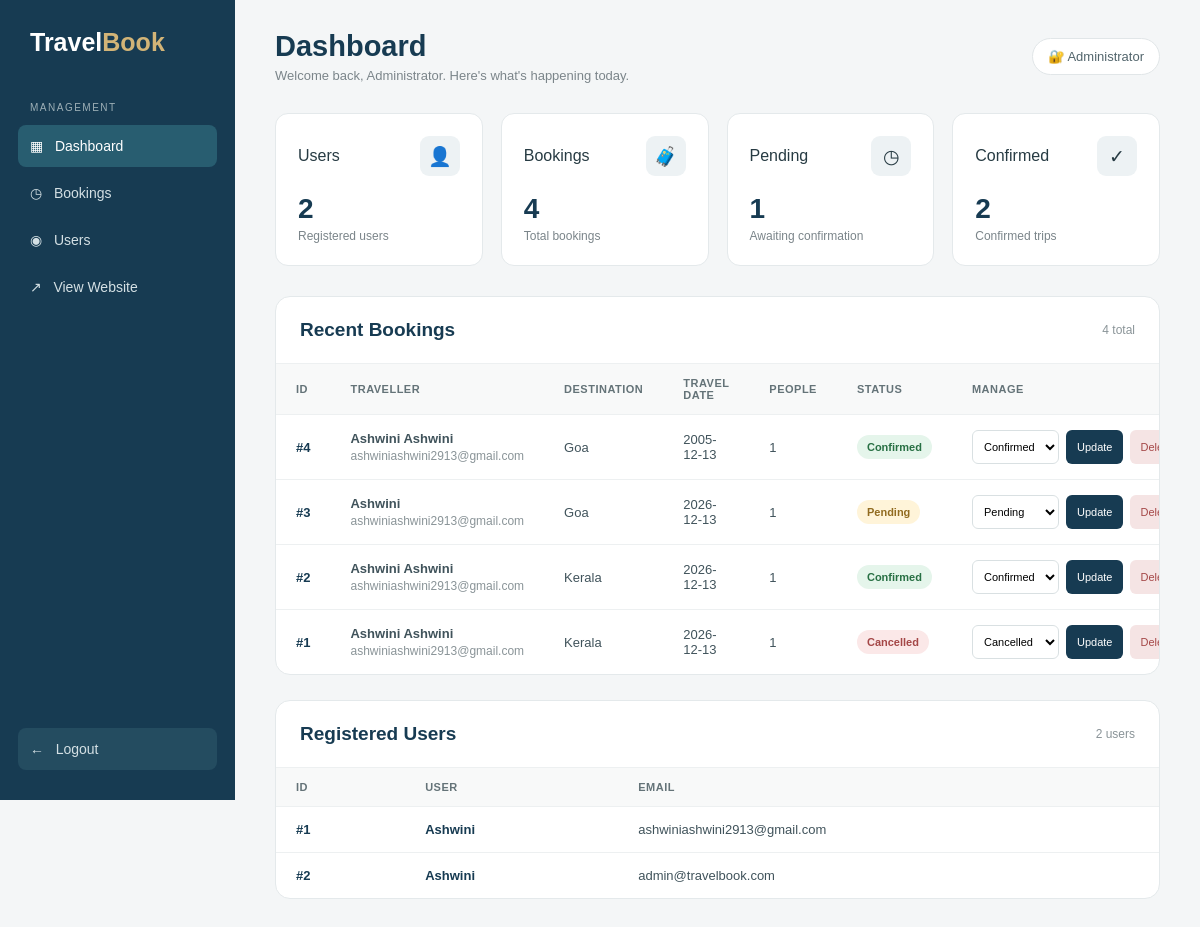
The app's page /admin/dashboard (signed in) with its own data.
### app.py (models this page shows)
class Booking(db.Model):
    id = db.Column(db.Integer, primary_key=True)
    name = db.Column(db.String(100), nullable=False)
    email = db.Column(db.String(120), nullable=False)
    phone = db.Column(db.String(20), nullable=False)
    destination = db.Column(db.String(100), nullable=False)
    people = db.Column(db.Integer, nullable=False)
    date = db.Column(db.String(50), nullable=False)
    status = db.Column(
        db.String(30),
        nullable=False,
        default="Pending"
    )

class User(db.Model):
    id = db.Column(db.Integer, primary_key=True)
    name = db.Column(db.String(100), nullable=False)
    email = db.Column(db.String(120), unique=True, nullable=False)
    password = db.Column(db.String(200), nullable=False)

### app.py (the view)
@app.route("/admin/dashboard")
def admin_dashboard():
    if not session.get("admin"):
        return redirect(
            url_for("admin_login")
        )
    users = User.query.all()
    bookings = Booking.query.order_by(
        Booking.id.desc()
    ).all()
    return render_template(
        "admin_dashboard.html",
        users=users,
        bookings=bookings
    )

### templates/admin_dashboard.html (shortened to what this page needs)
<!DOCTYPE html>
<html lang="en">
<head>
</head>
<body>
<aside class="sidebar">
    <div class="logo">
        Travel<span>Book</span>
    </div>
    <div class="admin-label">
        Management
    </div>
    <a href="/admin/dashboard" class="nav-item active">
        ▦ &nbsp; Dashboard
    </a>
    <a href="/admin/dashboard" class="nav-item">
        ◷ &nbsp; Bookings
    </a>
    <a href="/admin/dashboard" class="nav-item">
        ◉ &nbsp; Users
    </a>
    <a href="/" class="nav-item">
        ↗ &nbsp; View Website
    </a>
    <a href="/logout" class="nav-item logout">
        ← &nbsp; Logout
    </a>
</aside>
<main class="main">
    <div class="topbar">
        <div>
            <h1>Dashboard</h1>
            <p>
                Welcome back, Administrator. Here's what's happening today.
            </p>
        </div>
        <div class="admin-badge">
            🔐 Administrator
        </div>
    </div>
    <div class="stats">
        <div class="stat-card">
            <div class="stat-top">
                <span>Users</span>
                <div class="stat-icon">
                    👤
                </div>
            </div>
            <h2>
                {{ users|length }}
            </h2>
            <p>
                Registered users
            </p>
        </div>
        <div class="stat-card">
            <div class="stat-top">
                <span>Bookings</span>
                <div class="stat-icon">
                    🧳
                </div>
            </div>
            <h2>
                {{ bookings|length }}
            </h2>
            <p>
                Total bookings
            </p>
        </div>
        <div class="stat-card">
            <div class="stat-top">
                <span>Pending</span>
                <div class="stat-icon">
                    ◷
                </div>
            </div>
            <h2>
                {{ bookings|selectattr("status", "equalto", "Pending")|list|length }}
            </h2>
            <p>
                Awaiting confirmation
            </p>
        </div>
        <div class="stat-card">
            <div class="stat-top">
                <span>Confirmed</span>
                <div class="stat-icon">
                    ✓
                </div>
            </div>
            <h2>
                {{ bookings|selectattr("status", "equalto", "Confirmed")|list|length }}
            </h2>
            <p>
                Confirmed trips
            </p>
        </div>
    </div>
    <section class="section">
        <div class="section-header">
            <h2>
                Recent Bookings
            </h2>
            <span>
                {{ bookings|length }} total
            </span>
        </div>
        <div class="table-wrapper">
            <table>
                <thead>
                    <tr>
                        <th>ID</th>
                        <th>Traveller</th>
                        <th>Destination</th>
                        <th>Travel Date</th>
                        <th>People</th>
                        <th>Status</th>
                        <th>Manage</th>
                    </tr>
                </thead>
                <tbody>
                {% for booking in bookings %}
                    <tr>
                        <td class="booking-id">
                            #{{ booking.id }}
                        </td>
                        <td>
                            <strong>
                                {{ booking.name }}
                            </strong>
                            <div class="user-email">
                                {{ booking.email }}
                            </div>
                        </td>
                        <td>
                            {{ booking.destination }}
                        </td>
                        <td>
                            {{ booking.date }}
                        </td>
                        <td>
                            {{ booking.people }}
                        </td>
                        <td>
                            {% if booking.status == "Confirmed" %}
                                <span class="status confirmed">
                                    Confirmed
                                </span>
                            {% elif booking.status == "Cancelled" %}
                                <span class="status cancelled">
                                    Cancelled
                                </span>
                            {% else %}
                                <span class="status pending">
                                    Pending
                                </span>
                            {% endif %}
                        </td>
                        <td>
                            <div class="status-form">
                                <form
                                    method="POST"
                                    action="/admin/update-status/{{ booking.id }}"
                                    class="status-form"
                                >
                                    <select name="status">
                                        <option
                                            value="Pending"
                                            {% if booking.status == "Pending" %}selected{% endif %}
                                        >
                                            Pending
                                        </option>
                                        <option
                                            value="Confirmed"
                                            {% if booking.status == "Confirmed" %}selected{% endif %}
                                        >
                                            Confirmed
                                        </option>
                                        <option
                                            value="Cancelled"
                                            {% if booking.status == "Cancelled" %}selected{% endif %}
                                        >
                                            Cancelled
                                        </option>
                                    </select>
                                    <button
                                        type="submit"
                                        class="update-btn"
                                    >
                                        Update
                                    </button>
                                </form>
                                <form
                                    method="POST"
                                    action="/admin/delete-booking/{{ booking.id }}"
                                    onsubmit="return confirm('Delete this booking?');"
                                >
                                    <button
                                        type="submit"
                                        class="delete-btn"
                                    >
                                        Delete
                                    </button>
                                </form>
                            </div>
                        </td>
                    </tr>
                {% endfor %}
                </tbody>
            </table>
        </div>
    </section>
    <section class="section">
        <div class="section-header">
            <h2>
                Registered Users
            </h2>
            <span>
                {{ users|length }} users
            </span>
        </div>
        <div class="table-wrapper">
            <table>
                <thead>
                    <tr>
                        <th>ID</th>
                        <th>User</th>
                        <th>Email</th>
                    </tr>
                </thead>
                <tbody>
                {% for user in users %}
                    <tr>
                        <td class="booking-id">
                            #{{ user.id }}
                        </td>
                        <td class="user-name">
                            {{ user.name }}
                        </td>
                        <td>
                            {{ user.email }}
                        </td>
                    </tr>
                {% endfor %}
                </tbody>
            </table>
        </div>
    </section>
</main>
</body>
</html>

### templates/admin_dashboard.html (style rules this page uses)
* { margin: 0; padding: 0; box-sizing: border-box; }
body { font-family: Arial, sans-serif; background: #f4f6f7; color: #273b43; }
.sidebar { position: fixed; left: 0; top: 0; width: 235px; height: 100vh; background: #173b52; color: white; padding: 28px 18px; }
.logo { font-size: 25px; font-weight: bold; padding: 0 12px; margin-bottom: 45px; }
.logo span { color: #d2b477; }
.admin-label { color: #9eb0b7; font-size: 10px; letter-spacing: 1.5px; text-transform: uppercase; padding: 0 12px; margin-bottom: 12px; }
.nav-item { display: block; padding: 13px 12px; margin: 5px 0; border-radius: 8px; color: #d4e0e4; text-decoration: none; font-size: 14px; }
.nav-item:hover, .nav-item.active { background: #285d70; color: white; }
.logout { position: absolute; bottom: 25px; left: 18px; right: 18px; background: #244c60; }
.main { margin-left: 235px; padding: 30px 40px; }
.topbar { display: flex; justify-content: space-between; align-items: center; margin-bottom: 30px; }
.topbar h1 { color: #173b52; font-size: 29px; }
.topbar p { color: #7b858a; font-size: 13px; margin-top: 5px; }
.admin-badge { background: white; border: 1px solid #e1e6e8; padding: 10px 15px; border-radius: 30px; color: #52656c; font-size: 13px; }
.stats { display: grid; grid-template-columns: repeat(4, 1fr); gap: 18px; margin-bottom: 30px; }
.stat-card { background: white; border: 1px solid #e4e9eb; border-radius: 13px; padding: 22px; }
.stat-top { display: flex; justify-content: space-between; align-items: center; }
.stat-icon { width: 40px; height: 40px; border-radius: 9px; background: #edf2f4; display: flex; align-items: center; justify-content: center; font-size: 19px; }
.stat-card h2 { margin-top: 17px; color: #173b52; font-size: 28px; }
.stat-card p { margin-top: 4px; color: #7b858a; font-size: 12px; }
.section { background: white; border: 1px solid #e4e9eb; border-radius: 15px; margin-bottom: 25px; overflow: hidden; }
.section-header { padding: 22px 24px; border-bottom: 1px solid #edf0f1; display: flex; justify-content: space-between; align-items: center; }
.section-header h2 { color: #173b52; font-size: 19px; }
.section-header span { color: #8a9498; font-size: 12px; }
.table-wrapper { overflow-x: auto; }
table { width: 100%; border-collapse: collapse; }
th { text-align: left; background: #f8f9f9; color: #647378; font-size: 11px; text-transform: uppercase; letter-spacing: .5px; padding: 13px 20px; }
td { padding: 15px 20px; border-top: 1px solid #edf0f1; color: #40535b; font-size: 13px; }
.booking-id { font-weight: bold; color: #173b52; }
.status { padding: 6px 10px; border-radius: 20px; font-size: 11px; font-weight: bold; display: inline-block; }
.pending { background: #fff4d9; color: #916b20; }
.confirmed { background: #e5f5eb; color: #287044; }
.cancelled { background: #fbe8e8; color: #a44747; }
.status-form { display: flex; gap: 7px; align-items: center; }
.status-form select { height: 34px; border: 1px solid #d9e0e2; border-radius: 6px; padding: 0 7px; font-size: 11px; background: white; }
.update-btn { height: 34px; padding: 0 11px; border: none; border-radius: 6px; background: #173b52; color: white; font-size: 11px; cursor: pointer; }
.delete-btn { height: 34px; padding: 0 10px; border: none; border-radius: 6px; background: #f5e4e4; color: #a44747; font-size: 11px; cursor: pointer; }
.user-name { font-weight: bold; color: #173b52; }
.user-email { color: #8a9498; font-size: 12px; margin-top: 3px; }

### records on screen
Booking: id "4", name "Ashwini Ashwini", email "ashwiniashwini2913@gmail.com", destination "Goa", date "2005-12-13", people "1", shows "Confirmed", status "Confirmed"
Booking: id "3", name "Ashwini", email "ashwiniashwini2913@gmail.com", destination "Goa", date "2026-12-13", people "1", shows "Pending", status "Pending"
Booking: id "2", name "Ashwini Ashwini", email "ashwiniashwini2913@gmail.com", destination "Kerala", date "2026-12-13", people "1", shows "Confirmed", status "Confirmed"
Booking: id "1", name "Ashwini Ashwini", email "ashwiniashwini2913@gmail.com", destination "Kerala", date "2026-12-13", people "1", shows "Cancelled", status "Cancelled"
User: id "1", name "Ashwini", email "ashwiniashwini2913@gmail.com"
User: id "2", name "Ashwini", email "admin@travelbook.com"

### other values on screen
{{ users|length }} "2"
{{ bookings|length }} "4"
{{ bookings|selectattr("status", "equalto", "Pending")|list|length }} "1"
{{ bookings|selectattr("status", "equalto", "Confirmed")|list|length }} "2"
